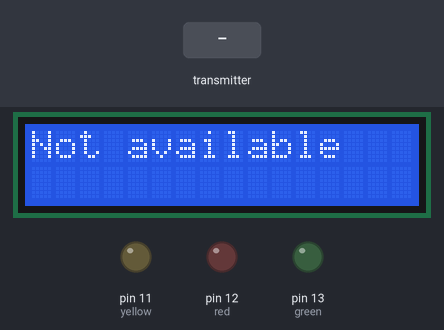
A sketch run on a simulated Arduino Mega 2560, built with avr-gcc and run on an emulated ATmega2560. Parts: 16×2 character LCD, output pins drawn as LEDs (lit = HIGH). The test bench sets the inputs (shaded band). No radio packets arrive unless stated; what the sketch prints to the serial monitor is not drawn.

Above: at 1.2 s.
1.3 s: the transmitter starts sending signalCode = 0
At 1.51 s:
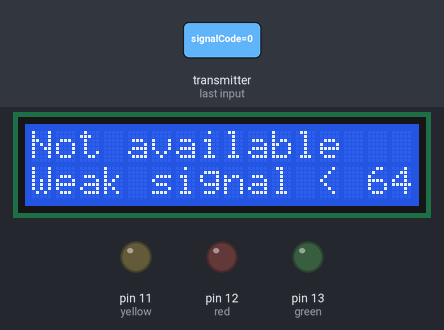
Timing chart, 0 to 4.3 s (numbered marks = the images above; inputs shaded):
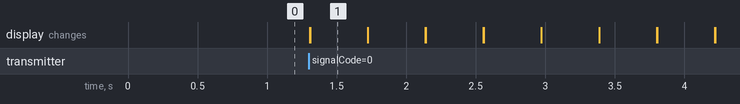

Measured:
- after the input at 1.3 s, the display: first changes at once (image 1 shows a later state)
- what the display in image 1 shows lasts 0.4 s, from 1.3 s to 1.7 s

The sketch:

lcd_receiver_with_buzzer_and_strong_weak.ino
```cpp
#include <ezBuzzer.h> // ezBuzzer library
#include <LiquidCrystal.h>
#include <SPI.h>
#include <nRF24L01.h>
#include <RF24.h>
RF24 radio(8, 7);
int red = 12, yellow = 11, green = 13;
const byte address[6] = "00005";
const int BUZZER_PIN = 9; //buzzer to arduino pin 9
ezBuzzer buzzer(BUZZER_PIN); // create ezBuzzer object that attach to a pin;
// notes in the melody:
int melody1[] = {
  NOTE_E5, NOTE_E5, NOTE_E5,
  NOTE_E5, NOTE_E5, NOTE_E5,
  NOTE_E5, NOTE_G5, NOTE_C5, NOTE_D5,
  NOTE_E5,
  NOTE_F5, NOTE_F5, NOTE_F5, NOTE_F5,
  NOTE_F5, NOTE_E5, NOTE_E5, NOTE_E5, NOTE_E5,
  NOTE_E5, NOTE_D5, NOTE_D5, NOTE_E5,
  NOTE_D5, NOTE_G5
};
int melody2[] = {
  NOTE_D5, NOTE_D5
};

// note durations: 4 = quarter note, 8 = eighth note, etc, also called tempo:
int noteDurations1[] = {
  8, 8, 4,
  8, 8, 4,
  8, 8, 8, 8,
  2,
  8, 8, 8, 8,
  8, 8, 8, 16, 16,
  8, 8, 8, 8,
  4, 4
};

int noteDurations2[] = {
  8, 8
};
//const byte interruptPin = 2;

// Creates an LCD object. Parameters: (rs, enable, d4, d5, d6, d7)
LiquidCrystal lcd(38, 36, 2, 3, 4, 5); /*RS = digi 38, E = digi 36, d4 = digi 3, d5 = digi 4, d6 = digi 5, d7 = digi 6*/

void setup() {
  // put your setup code here, to run once:
  Serial.begin(9600);
  radio.begin();
  radio.openReadingPipe(0, address);
  radio.setPALevel(RF24_PA_MIN);
  radio.startListening();

  pinMode(red, OUTPUT);
  pinMode(yellow, OUTPUT);
  pinMode(green, OUTPUT);
  //pinMode(BUZZER_PIN, OUTPUT); // Set buzzer - pin 9 as an output

  //pinMode(interruptPin, INPUT_PULLUP);
  //attachInterrupt(digitalPinToInterrupt(interruptPin), blink, CHANGE);

  // set up the LCD's number of columns and rows:
  lcd.begin(16, 2);

  // Clears the LCD screen
  lcd.clear();
}
int signalCode = 0;
void loop() {
  bool goodSignal = radio.testRPD();
  // put your main code here, to run repeatedly:
  if (radio.available()) {
    Serial.print(goodSignal ? "S\t" : "W\t" );
    lcd.setCursor(0, 1);

    lcd.print(goodSignal ? "Strong signal > 64dBm" : "Weak signal < 64dBm" );
    //radio.read(0, 0);+
    radio.read(&signalCode, sizeof(signalCode));
    //Serial.println("Radio available");
    if (signalCode == 2) {
      digitalWrite(yellow, LOW);
      digitalWrite(green, LOW);
      digitalWrite(red, HIGH);

      /*
        tone(BUZZER_PIN, 1000); // Send 1KHz sound signal...
        delay(500);        // ...for 1 sec
        noTone(BUZZER_PIN);     // Stop sound...
        delay(100);        // ...for 1sec
      */
      buzzer.loop();
      if (buzzer.getState() == BUZZER_IDLE) {
        int length = sizeof(noteDurations1) / sizeof(int);
        buzzer.playMelody(melody1, noteDurations1, length); // playing
      }
      lcd.setCursor(0, 0);
      lcd.print("Red            ");

    }
    else if (signalCode == 3) {
      digitalWrite(red, LOW);
      digitalWrite(green, LOW);
      digitalWrite(yellow, HIGH);
      /*
            tone(BUZZER_PIN, 100); // Send 1KHz sound signal...
            delay(1000);        // ...for 1 sec
            noTone(BUZZER_PIN);     // Stop sound...
            delay(1000);        // ...for 1sec
      */
      buzzer.loop();
      if (buzzer.getState() == BUZZER_IDLE) {
        int length = sizeof(noteDurations2) / sizeof(int);
        buzzer.playMelody(melody2, noteDurations2, length); // playing
      }
      //buzzer.beep(100);
      lcd.setCursor(0, 0);
      lcd.print("Yellow             ");
    }
    else if (signalCode == 4) {
      digitalWrite(yellow, LOW);
      digitalWrite(red, LOW);
      digitalWrite(green, HIGH);
      lcd.setCursor(0, 0);
      lcd.print("Green          ");
    } else {
      digitalWrite(red, LOW);
      digitalWrite(yellow, LOW);
      digitalWrite(green, LOW);
      lcd.setCursor(0, 0);

      lcd.print("No Signal        ");

    }
  } else {
    digitalWrite(red, LOW);
    digitalWrite(yellow, LOW);
    digitalWrite(green, LOW);
    lcd.setCursor(0, 0);
    lcd.print("Not available");
  }

  Serial.println(signalCode);

}
// Print a message to the LCD.lcd.setCursor(0, 0);


// set the cursor to column 0, line 1
// (note: line 1 is the second row, since counting begins with 0):
```
